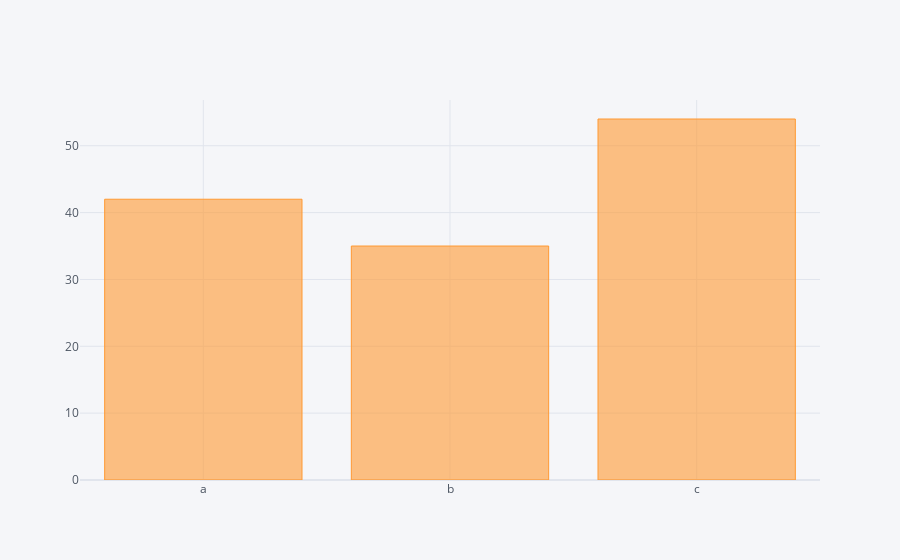

The cell this chart's notebook holds for it:
### Code cell
df2.iplot(kind='bar',x='Category',y='Values')

### Figure 1 — Plotly figure (JSON) as saved in the notebook; plotly's stock layout.template omitted (floating-point values rounded to 4 significant figures)
{"data": [{"marker": {"color": "rgba(255, 153, 51, 0.6)", "line": {"color": "rgba(255, 153, 51, 1.0)", "width": 1}}, "name": "Values", "orientation": "v", "text": "", "type": "bar", "x": ["a", "b", "c"], "y": [42, 35, 54]}], "layout": {"legend": {"bgcolor": "#F5F6F9", "font": {"color": "#4D5663"}}, "paper_bgcolor": "#F5F6F9", "plot_bgcolor": "#F5F6F9", "title": {"font": {"color": "#4D5663"}}, "xaxis": {"gridcolor": "#E1E5ED", "showgrid": true, "tickfont": {"color": "#4D5663"}, "title": {"font": {"color": "#4D5663"}, "text": ""}, "zerolinecolor": "#E1E5ED"}, "yaxis": {"gridcolor": "#E1E5ED", "showgrid": true, "tickfont": {"color": "#4D5663"}, "title": {"font": {"color": "#4D5663"}, "text": ""}, "zerolinecolor": "#E1E5ED"}}}
